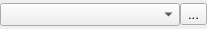
<?xml version="1.0" encoding="UTF-8"?>
<ui version="4.0">
 <class>SpeciesKeywordWidget</class>
 <widget class="QWidget" name="SpeciesKeywordWidget">
  <property name="geometry">
   <rect>
    <x>0</x>
    <y>0</y>
    <width>207</width>
    <height>29</height>
   </rect>
  </property>
  <property name="sizePolicy">
   <sizepolicy hsizetype="Preferred" vsizetype="Minimum">
    <horstretch>0</horstretch>
    <verstretch>0</verstretch>
   </sizepolicy>
  </property>
  <property name="font">
   <font>
    <pointsize>10</pointsize>
   </font>
  </property>
  <property name="windowTitle">
   <string>Form</string>
  </property>
  <layout class="QHBoxLayout" name="horizontalLayout">
   <property name="spacing">
    <number>0</number>
   </property>
   <property name="leftMargin">
    <number>0</number>
   </property>
   <property name="topMargin">
    <number>0</number>
   </property>
   <property name="rightMargin">
    <number>0</number>
   </property>
   <property name="bottomMargin">
    <number>0</number>
   </property>
   <item>
    <widget class="QComboBox" name="SpeciesCombo">
     <property name="sizePolicy">
      <sizepolicy hsizetype="Minimum" vsizetype="Fixed">
       <horstretch>0</horstretch>
       <verstretch>0</verstretch>
      </sizepolicy>
     </property>
    </widget>
   </item>
   <item>
    <widget class="QToolButton" name="ClearButton">
     <property name="toolTip">
      <string>Clear selected</string>
     </property>
     <property name="text">
      <string>...</string>
     </property>
     <property name="icon">
      <iconset resource="../main.qrc">
       <normaloff>:/general/icons/clear.svg</normaloff>:/general/icons/clear.svg</iconset>
     </property>
     <property name="iconSize">
      <size>
       <width>16</width>
       <height>16</height>
      </size>
     </property>
    </widget>
   </item>
  </layout>
 </widget>
 <resources>
  <include location="../main.qrc"/>
 </resources>
 <connections/>
</ui>
